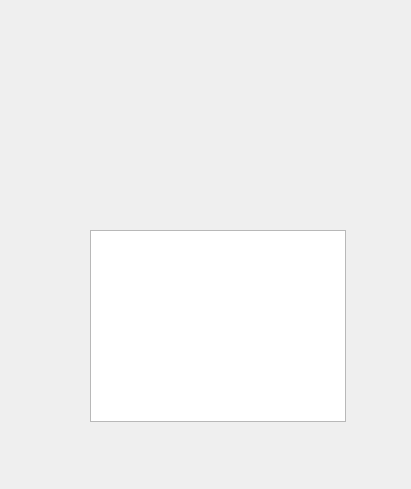
<?xml version="1.0" encoding="UTF-8"?>
<ui version="4.0">
 <class>DeletingBook</class>
 <widget class="QDialog" name="DeletingBook">
  <property name="geometry">
   <rect>
    <x>0</x>
    <y>0</y>
    <width>411</width>
    <height>489</height>
   </rect>
  </property>
  <property name="windowTitle">
   <string>Dialog</string>
  </property>
  <widget class="QTableView" name="tableView">
   <property name="geometry">
    <rect>
     <x>90</x>
     <y>230</y>
     <width>256</width>
     <height>192</height>
    </rect>
   </property>
  </widget>
 </widget>
 <resources/>
 <connections/>
</ui>
